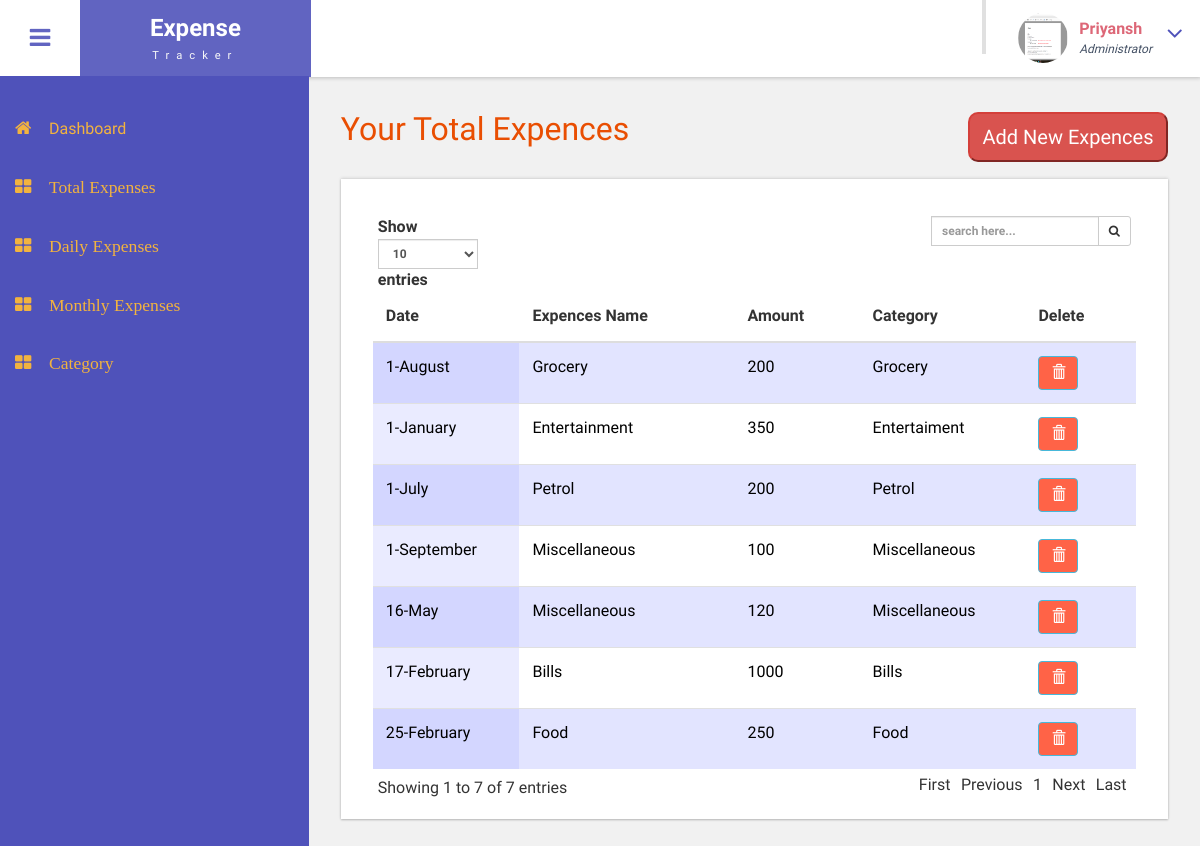
/totalExpences.php (signed in), run on the app's committed database.
### tables this page shows
CREATE TABLE IF NOT EXISTS `user_tbl` (
  `user_id` int(11) NOT NULL AUTO_INCREMENT,
  `user_name` varchar(20) NOT NULL,
  `user_email` varchar(50) NOT NULL,
  `user_password` varchar(20) NOT NULL,
  `user_photo` varchar(50) NOT NULL,
  `user_gender` varchar(10) NOT NULL,
  PRIMARY KEY (`user_id`),
  UNIQUE KEY `user_email` (`user_email`)
);

CREATE TABLE IF NOT EXISTS `expences_tbl` (
  `expences_id` int(11) NOT NULL AUTO_INCREMENT,
  `expences_name` varchar(20) NOT NULL,
  `fk_cat_id` int(5) NOT NULL,
  `fk_user_id` int(5) NOT NULL,
  `expences_amnt` int(5) NOT NULL,
  `day` int(5) NOT NULL,
  `month` varchar(20) NOT NULL,
  PRIMARY KEY (`expences_id`)
);

CREATE TABLE IF NOT EXISTS `cat_tbl` (
  `cat_id` int(10) NOT NULL AUTO_INCREMENT,
  `cat_name` varchar(20) NOT NULL,
  PRIMARY KEY (`cat_id`)
);

### database.php (called while the page is built, shortened)
<?php
class Database
{
	private static $host='localhost';
	private static $uname='root';
	private static $pwd='';
	private static $con=NULL;
	public static function connect()
	{
		self::$con=mysql_connect(self::$host,self::$uname,self::$pwd);
		return self::$con;
	}
	public function getUserByEmail($email)
	{		$con=database::connect();
			$res=mysql_query("select * from user_tbl where user_email='$email'",$con);
			return $res;
	}
	public function listAll($email)
	{
		$con=database::connect();
		$res=mysql_query("SELECT u.*,c.*,e.* from user_tbl as u,expences_tbl as e,cat_tbl as c where c.cat_id=e.fk_cat_id and u.user_id=e.fk_user_id and user_email='$email'",$con);
		return $res;
	}
}
?>

### totalExpences.php (the view, shortened to what this page needs)
<!DOCTYPE HTML>
<html>
<head>
<link href="css/bootstrap.css" rel='stylesheet' type='text/css' />
<link href="css/style.css" rel='stylesheet' type='text/css' />
<link href="css/font-awesome.css" rel="stylesheet">
<link href="css/animate.css" rel="stylesheet" type="text/css" media="all">
<link href="css/custom.css" rel="stylesheet">
<link href="css/jquery.dataTables_themeroller.css" rel="stylesheet">
</head>
<body class="cbp-spmenu-push">
	<div class="main-content">
		<?php
			include('sidebar.php');
		?>
		<?php
			include('header.php');
		?>
		<div id="page-wrapper">
			<div class="main-page">
				<div class="tables">
					<h3 class="title1">Your Total Expences
						<a href="addExpences.php"><input style="height:50px; width:200px; border-radius:10px; font-size:20px; float:right;" type="button" value="Add New Expences" title="Add New Expences" class="btn-danger" title="Add New Expences"></a>
					</h3>
					<div class="bs-example widget-shadow" data-example-id="hoverable-table">
						<table id ="dataTable" class="table table-hover" >
							<thead>
								<tr>
									<th>Date</th>
									<th>Expences Name</th>
									<th>Amount</th>
									<th>Category</th>
									<th>Delete</th>
								</tr>
							</thead>
							<tbody>
								<?php
									$obj=new Database();
									$res=$obj->listAll($email);
									while($row=mysql_fetch_assoc($res))
									{
										echo '<tr>';
										echo '<td><font size="3" color="black">'.$row["day"].'-'.$row["month"].   '</font>';
										echo '<td><font size="3" color="black">'.$row["expences_name"].'</font>';
										echo '<td><font size="3" color="black">'.$row["expences_amnt"].'</font>';
										echo '<td><font size="3" color="black">'.$row["cat_name"].'</font>';
										echo '<td><a href="expencedel.php?id='.$row["expences_id"].'"><button style="background-color: #FF6347" type="button" class="btn btn-info" aria-label="Left Align"><span class="glyphicon glyphicon-trash" aria-hidden="true"></span></button></a></td>';
										echo '</tr>';
									}
								?>
							</tbody>
						</table>
					</div>
				</div>
			</div>
		</div>
	</div>
</body>
</html>

### header.php (shortened to what this page needs)
<?php
	if(isset($_SESSION["email"])=="")
	{
		header('Location:index.php');
	}
	else
	{
		$email=$_SESSION["email"];
	}
	require 'database.php';
	$obj=new database();
?>
									<?php
										$res1=$obj->getUserByEmail($email);
										$cnt=mysql_num_rows($res1);
										if($cnt==1)
										{
											while($row=mysql_fetch_assoc($res1))
											{
												$photo=$row["user_photo"];
												$name=$row["user_name"];
											}
										}
									?>
		<div class="sticky-header header-section ">
			<div class="header-left">
				<button id="showLeftPush"><i class="fa fa-bars"></i></button>
				<div class="logo">
					<a href="home.php">
						<h1>Expense</h1>
						<span>&nbsp;&nbsp;Tracker&nbsp;&nbsp;</span>
					</a>
				</div>
			</div>
			<div class="header-right">
				<div class="profile_details_left">
					<?php
						include('notification.php');
					?>
				<div class="profile_details">
					<ul>
						<li class="dropdown profile_details_drop">
							<a href="#" class="dropdown-toggle" data-toggle="dropdown" aria-expanded="false">
								<div class="profile_img">
									<span class="prfil-img">
										<img height=50 width=50 alt="" style="border-radius: 50px;" src="<?php echo $photo;?>">
									</span>
									<div class="user-name">
										<p><?php echo $name;?></p>
										<span>Administrator</span>
									</div>
									<i class="fa fa-angle-down lnr"></i>
									<div class="clearfix"></div>
								</div>
							</a>
						</li>
					</ul>
				</div>
				<div class="clearfix"> </div>
			</div>
			<div class="clearfix"> </div>
		</div>

### css/style.css (style rules this page uses)
h4, h5, h6, h1, h2, h3 { margin: 0; }
ul, ol { margin: 0; }
p { margin: 0; }
html, body { font-family: 'Roboto Condensed', sans-serif; font-size: 100%; overflow-x: hidden; background: #fff; }
body a { transition: 0.5s all ease; -webkit-transition: 0.5s all ease; -moz-transition: 0.5s all ease; -o-transition: 0.5s all ease; -ms-transition: 0.5s all ease; text-decoration:none; }
h1,h2,h3,h4,h5,h6 { margin:0; }
p { margin:0; }
ul,label { margin:0; padding:0; }
.main-content { position: relative; }
.sticky-header { position: fixed; top: 0; left:0px; width: 100%; z-index: 100; }
.header-section { background:#FFF; box-shadow: 1px 1px 4px rgba(0, 0, 0, 0.21); -webkit-box-shadow: 1px 1px 4px rgba(0, 0, 0, 0.21); -moz-box-shadow: 1px 1px 4px rgba(0, 0, 0, 0.21); -o-box-shadow: 1px 1px 4px rgba(0, 0, 0, 0.21); }
.header-section::after { clear: both; display: block; content: ''; }
.header-left { float: left; width: 45%; }
.header-right { float: right; }
button#showLeftPush { font-size: 1.5em; width: 80px; padding: 0.87em 0; text-align: center; cursor: pointer; float: left; color: #6F6F6F; -moz-transition: all 0.2s ease-out 0s; -webkit-transition: all 0.2s ease-out 0s; transition: all 0.2s ease-out 0s; border: none; background-color: #fff; outline:none; }
.cbp-spmenu-push { overflow-x: hidden; position: relative; }
.cbp-spmenu, .cbp-spmenu-push { -webkit-transition: all 0.3s ease; -moz-transition: all 0.3s ease; transition: all 0.3s ease; }
.cbp-spmenu-push div#page-wrapper { margin: 0 0 0 19.3em; transition:.5s all; -webkit-transition:.5s all; -moz-transition:.5s all; }
.fa { display: inline-block; font-family: FontAwesome; font-style: normal; font-weight: normal; line-height: 1; -webkit-font-smoothing: antialiased; -moz-osx-font-smoothing: grayscale; }
.logo { background: #6164C1; text-align: center; float: left; }
.logo a { padding: 0.9em 3.3em .7em; display: block; text-decoration: none; }
.logo a h1 { color: #fff; font-size: 1.5em; line-height: 1.2em; font-weight: 700; }
.logo a span { color: #F8F8F8; font-size: .7em; text-align: center; letter-spacing: 7px; }
.profile_details_left { float: left; }
.profile_details { float: right; }
.profile_details_drop a.dropdown-toggle { display:block; padding: 0.8em 3em 0 2em; }
.profile_img span.prfil-img { float:left; }
.user-name { float:left; margin-top:8px; margin-left:11px; height:35px; }
.profile_details ul li { list-style-type:none; position:relative; }
.profile_details li a i.fa.lnr { position: absolute; top: 34%; right: 8%; color: #4F52BA; font-size: 1.6em; }
.user-name p { font-size:1em; color:#DD6777; line-height:1em; font-weight:700; }
.user-name span { font-size: .75em; font-style: italic; color: #424f63; font-weight: normal; margin-top: .3em; }
.widget-shadow { background-color: #fff; box-shadow: 0 -1px 3px rgba(0,0,0,.12),0 1px 2px rgba(0,0,0,.24); -webkit-box-shadow: 0 -1px 3px rgba(0,0,0,.12),0 1px 2px rgba(0,0,0,.24); -moz-box-shadow: 0 -1px 3px rgba(0,0,0,.12),0 1px 2px rgba(0,0,0,.24); }
h3.title1 { font-size: 2em; color: #e94e02; margin-bottom: 0.8em; }
.table > thead > tr > th, .table > tbody > tr > th, .table > tfoot > tr > th, .table > thead > tr > td, .table > tbody > tr > td, .table > tfoot > tr > td { border-top: none; }
.tables .panel-body ,.tables .bs-example { padding: 2em 2em 2.5em; }
.tables .table > thead > tr > th, .tables .table > tbody > tr > th, .tables .table > tfoot > tr > th, .tables .table > thead > tr > td, .tables .table > tbody > tr > td, .tables .table > tfoot > tr > td { padding: 13px; border-top: 1px solid #E0E0E0; }
.bs-example { margin-top: 2em; }

### css/custom.css (style rules this page uses)
#page-wrapper { padding:7em 2em 2.5em; background-color: #F1F1F1; }

### data on the page
user_tbl: user_photo (picture), user_name "Priyansh", expences_tbl.day "17", expences_tbl.month "February", expences_tbl.expences_name "Bills", expences_tbl.expences_amnt "1000", cat_tbl.cat_name "Bills", expences_tbl.day "25", expences_tbl.expences_name "Food", expences_tbl.expences_amnt "250", cat_tbl.cat_name "Food", expences_tbl.day "1", expences_tbl.month "January", expences_tbl.expences_name "Entertainment", expences_tbl.expences_amnt "350", cat_tbl.cat_name "Entertaiment", expences_tbl.month "July", expences_tbl.expences_name "Petrol", expences_tbl.expences_amnt "200", cat_tbl.cat_name "Petrol", expences_tbl.month "August", expences_tbl.expences_name "Grocery", cat_tbl.cat_name "Grocery", expences_tbl.day "16", expences_tbl.month "May", expences_tbl.expences_name "Miscellaneous", expences_tbl.expences_amnt "120", cat_tbl.cat_name "Miscellaneous", expences_tbl.month "September", expences_tbl.expences_amnt "100"
